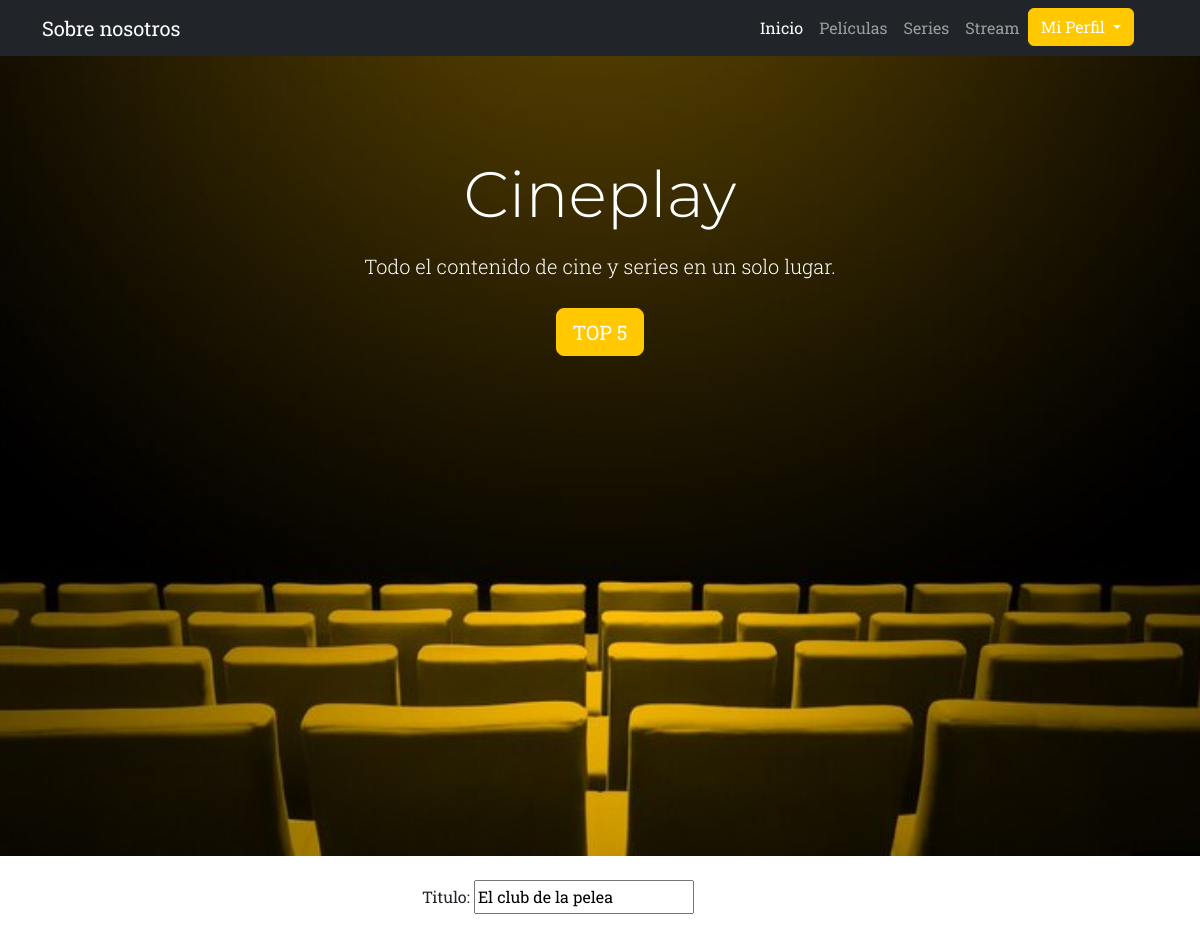
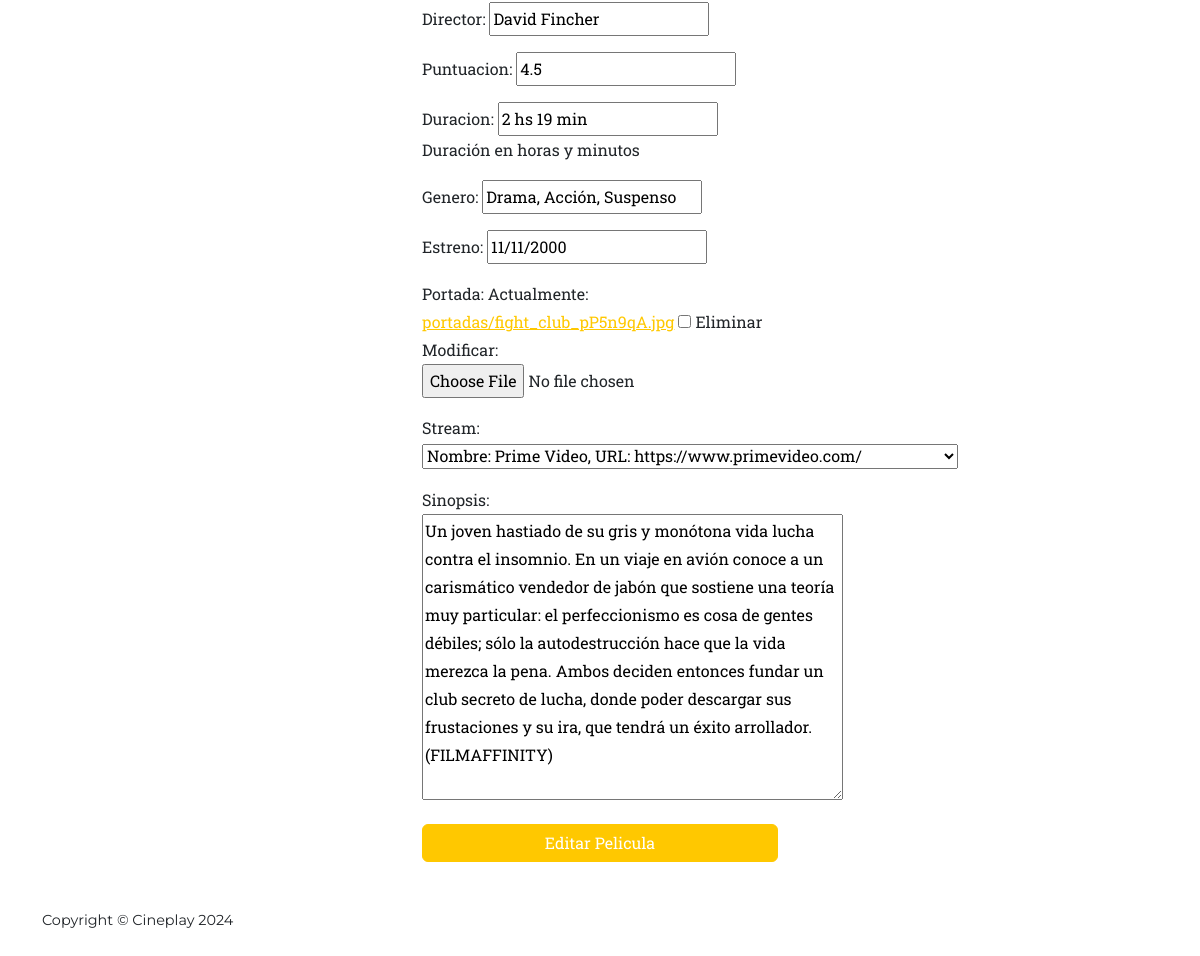
Screenshot of /editar-pelicula/7/ (signed in) with the database file from the repository (2 pictures, top to bottom).
### app_play/models.py (models this page shows, shortened)
class Pelicula(models.Model):
    titulo = models.CharField(max_length=100)
    puntuacion = models.FloatField(default=0.0)
    duracion = models.CharField(max_length=50, blank=True, null=True, help_text="Duración en horas y minutos")
    director = models.CharField(max_length=100)
    genero = models.CharField(max_length=100)
    estreno = models.DateField()
    portada = models.ImageField(upload_to='portadas/', default='portadas/default_portada.jpg')
    stream = models.ForeignKey('Stream', on_delete=models.CASCADE)
    sinopsis = models.TextField(blank=True, null=True)

### app_play/views.py (the view)
# urls.py: path('editar-pelicula/<int:id>/' , views.editar_pelicula,name='editar_pelicula'),
@login_required
def editar_pelicula(request, id):
    pelicula = get_object_or_404(Pelicula, id=id)
    if request.method == 'POST':
        form = PeliculaFormulario(request.POST, request.FILES, instance=pelicula)
        if form.is_valid():
            form.save()
            return redirect('detalle_pelicula', id=pelicula.id)
    else:
        form = PeliculaFormulario(instance=pelicula)
    return render(request, 'app_play/forms/pelicula-editar.html', {'edit': form})

### app_play/forms.py
class PeliculaFormulario(forms.ModelForm):
    class Meta:
        model = Pelicula
        fields = ['titulo', 'director', 'puntuacion', 'duracion', 'genero', 'estreno', 'portada', 'stream', 'sinopsis']
    portada = forms.ImageField(required=False)

### app_play/models.py (called while the page is built)
    def __str__(self):
        return f"Nombre: {self.nombre}, URL: {self.url}"

### app_play/templates/app_play/forms/pelicula-editar.html (shortened to what this page needs)
{% extends 'app_play/base.html' %}
{% load static %}
{% block content %}
<div class="container my-4">
    <div class="row justify-content-center">
        <div class="col-4">
            <form action="" method="POST" enctype="multipart/form-data">
                {{ edit.as_p }}
                <button type="submit" class="btn btn-primary w-100">Editar Pelicula</button>
            </form>
        </div>
    </div>
</div>
{% endblock %}

### rows the page displays
Pelicula: titulo "El club de la pelea", director "David Fincher", puntuacion "4.5", duracion "2 hs 19 min", genero "Drama, Acción, Suspenso", estreno "11/11/2000", stream "Nombre: Prime Video, URL: https://www.primevideo.com/", sinopsis "Un joven hastiado de su gris y monótona vida lucha contra el insomnio. En un viaje en avión conoce a un carismático vendedor de jabón que sostiene una teoría muy particular: el perfeccionismo es cosa de gentes débiles; sólo la autodestrucción hace que la vida merezca la pena. Ambos deciden entonces fundar un club secreto de lucha, donde poder descargar sus frustaciones y su ira, que tendrá un éxito arrollador. (FILMAFFINITY)"
